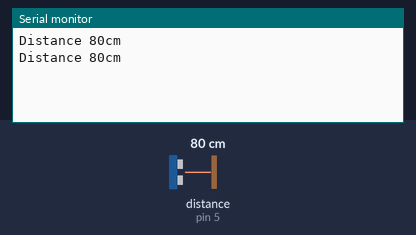
Simulated run of this sketch. Board: Arduino Uno, built with avr-gcc and run on an emulated ATmega328P. Shown: the last lines printed to the serial monitor. Wiring (inferred from the names in the program): ultrasonic range finder: trigger pin 4; echo pin 5. Inputs (shaded band) come from the test bench; at power-on: distance to the obstacle (sensor on pin 5) 80 cm. The echo pulse lasts 58.3 µs per cm.

Above: at 1.8 s.
1.9 s: distance to the obstacle (sensor on pin 5) set to 2 cm
At 2.8 s:
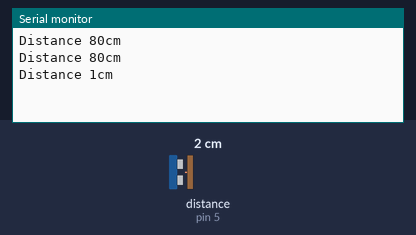
3.4 s: distance to the obstacle (sensor on pin 5) set to 4 cm
At 4.8 s:
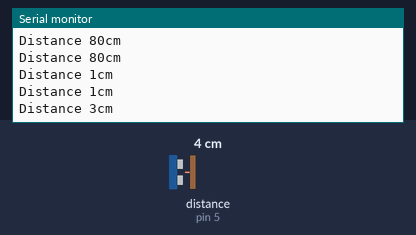
Timing chart, 0 to 6.4 s (numbered marks = the images above; inputs shaded):
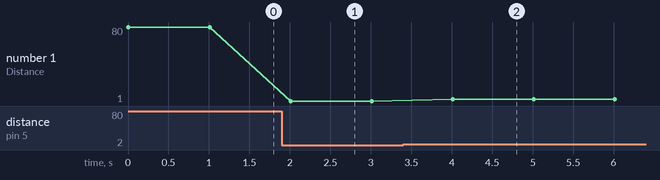

Measured:
- after the input at 1.9 s, the serial monitor: prints a new line after 0.11 s (image 1)
- after the input at 3.4 s, the serial monitor: prints a new line after 0.61 s (image 2)
- plotted number 1: 80 → 1 after the input at 1.9 s, 1 → 3 after the input at 3.4 s

The sketch:

Ultrasonic_Sensor.ino
```cpp
/* This code works with JSN SR04 T ultrasound module
 * It measures the distance and shows it on the Serial monitor
 * Refer to www.SurtrTech. com or SurtrTech YT channel for more informations
 */

#define TRIG 4 //Module pins
#define ECHO 5

void setup() {

  Serial.begin(9600); // Serial monitoring
  pinMode(TRIG, OUTPUT); // Initializing Trigger Output and Echo Input
  pinMode(ECHO, INPUT_PULLUP);
  }

  void loop() {

    digitalWrite(TRIG, LOW); // Set the trigger pin to low for 2uS
    delayMicroseconds(2);

    digitalWrite(TRIG, HIGH); // Send a 10uS high to trigger ranging
    delayMicroseconds(20);

    digitalWrite(TRIG, LOW); // Send pin low again
    int distance = pulseIn(ECHO, HIGH,26000); // Read in times pulse

    distance= distance/58; //Convert the pulse duration to distance
                           //You can add other math functions to calibrate it well

    Serial.print("Distance ");
    Serial.print(distance);
    Serial.println("cm");

    delay(1000);

}
```
